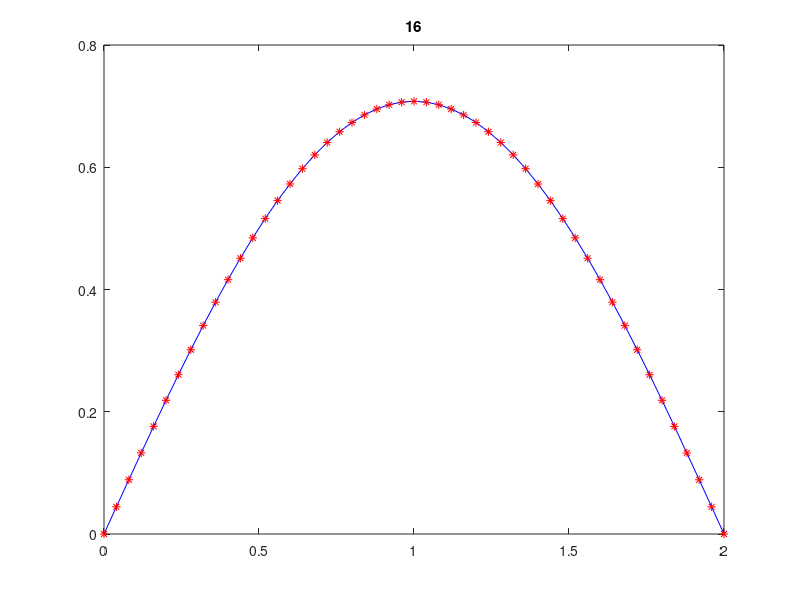

MATLAB code for this plot:
%Program:       Lab Sheet 1, Problem 1, Parabolic PDE using FTCS
%Programmer:    Sammit Jain | 2014B4A30909G

clear all;
close all;

format long;

x0 = 0;
xf = 2;

t = 0;

N = 50;
M = 250;

h = (xf-x0)/N;

mu = 0.35;

delt = (h^2)*mu;

for j = 1:N+1
    x(j) = (j-1)*h;
    U0(j) = sin(pi*x(j)/2);
end

%U0(1) = 0;
%U0(N+1) = 0;

for j = 1:M
    %Uf(1) = (1-2*mu)*U0(1) + mu*U0(2);
    %Don't use expressions like the one above when doing zero
    %boundary conditions. Directly put 0.
    Uf(1) = 0;
    for i = 2:N
        Uf(i) = (1-2*mu)*U0(i) + mu*U0(i+1) + mu*U0(i-1);
    end
    
    %Uf(N+1) = (1-2*mu)*U0(N+1) + mu*U0(N);
    Uf(N+1) = 0;
    t = t+delt;
    U0 = Uf;
end

for j = 1:N+1
    exact(j) = exp((-pi*pi/4)*t)*sin(pi*x(j)/2);
end

error = max(abs(exact-Uf));

plot(x,exact,'b');
hold on;
plot(x,Uf,'r*');
str_title = fprintf('Error = %f',error);
title(str_title);